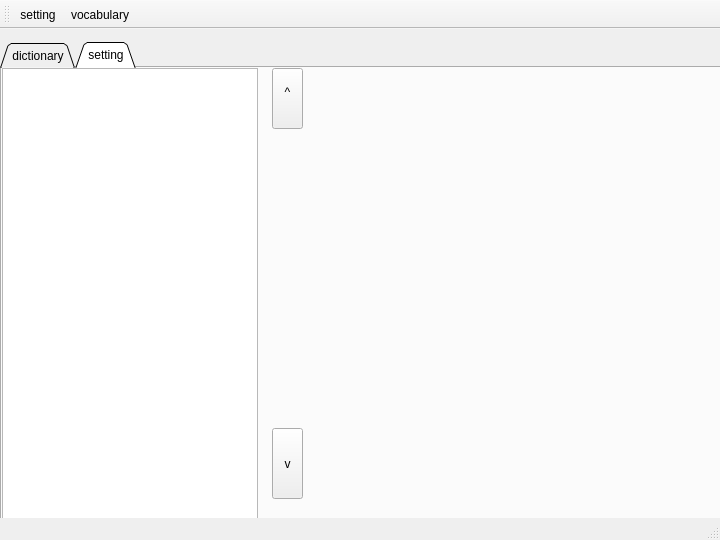
<?xml version="1.0" encoding="UTF-8"?>
<ui version="4.0">
 <class>MainWindow</class>
 <widget class="QMainWindow" name="MainWindow">
  <property name="geometry">
   <rect>
    <x>0</x>
    <y>0</y>
    <width>720</width>
    <height>540</height>
   </rect>
  </property>
  <property name="sizePolicy">
   <sizepolicy hsizetype="Expanding" vsizetype="Expanding">
    <horstretch>0</horstretch>
    <verstretch>0</verstretch>
   </sizepolicy>
  </property>
  <property name="windowTitle">
   <string>MainWindow</string>
  </property>
  <widget class="QWidget" name="centralWidget">
   <widget class="QTabWidget" name="tabWidget">
    <property name="geometry">
     <rect>
      <x>0</x>
      <y>13</y>
      <width>721</width>
      <height>561</height>
     </rect>
    </property>
    <property name="sizePolicy">
     <sizepolicy hsizetype="Maximum" vsizetype="Maximum">
      <horstretch>0</horstretch>
      <verstretch>0</verstretch>
     </sizepolicy>
    </property>
    <property name="focusPolicy">
     <enum>Qt::NoFocus</enum>
    </property>
    <property name="layoutDirection">
     <enum>Qt::LeftToRight</enum>
    </property>
    <property name="tabPosition">
     <enum>QTabWidget::North</enum>
    </property>
    <property name="tabShape">
     <enum>QTabWidget::Triangular</enum>
    </property>
    <property name="currentIndex">
     <number>1</number>
    </property>
    <widget class="QWidget" name="dictTab">
     <attribute name="title">
      <string>dictionary</string>
     </attribute>
     <widget class="QListView" name="indexListView">
      <property name="geometry">
       <rect>
        <x>-1</x>
        <y>0</y>
        <width>161</width>
        <height>400</height>
       </rect>
      </property>
      <property name="acceptDrops">
       <bool>false</bool>
      </property>
      <property name="toolTip">
       <string/>
      </property>
      <property name="accessibleName">
       <string/>
      </property>
      <property name="editTriggers">
       <set>QAbstractItemView::NoEditTriggers</set>
      </property>
     </widget>
     <widget class="QLineEdit" name="inputLineEdit">
      <property name="geometry">
       <rect>
        <x>440</x>
        <y>14</y>
        <width>181</width>
        <height>31</height>
       </rect>
      </property>
      <property name="readOnly">
       <bool>false</bool>
      </property>
     </widget>
     <widget class="QComboBox" name="srcLanComboBox">
      <property name="geometry">
       <rect>
        <x>180</x>
        <y>14</y>
        <width>101</width>
        <height>31</height>
       </rect>
      </property>
     </widget>
     <widget class="QComboBox" name="detLanComboBox">
      <property name="geometry">
       <rect>
        <x>330</x>
        <y>14</y>
        <width>101</width>
        <height>31</height>
       </rect>
      </property>
     </widget>
     <widget class="QPushButton" name="queryButton">
      <property name="geometry">
       <rect>
        <x>628</x>
        <y>14</y>
        <width>61</width>
        <height>31</height>
       </rect>
      </property>
      <property name="text">
       <string>Query</string>
      </property>
     </widget>
     <widget class="QLabel" name="label">
      <property name="geometry">
       <rect>
        <x>290</x>
        <y>21</y>
        <width>31</width>
        <height>17</height>
       </rect>
      </property>
      <property name="text">
       <string>-----&gt;</string>
      </property>
     </widget>
     <widget class="QTextEdit" name="dictTextEdit">
      <property name="geometry">
       <rect>
        <x>170</x>
        <y>60</y>
        <width>550</width>
        <height>340</height>
       </rect>
      </property>
      <property name="acceptDrops">
       <bool>false</bool>
      </property>
      <property name="readOnly">
       <bool>true</bool>
      </property>
     </widget>
     <widget class="QPushButton" name="moreButton">
      <property name="geometry">
       <rect>
        <x>615</x>
        <y>410</y>
        <width>71</width>
        <height>31</height>
       </rect>
      </property>
      <property name="text">
       <string>more</string>
      </property>
     </widget>
     <widget class="QPushButton" name="netdictButton">
      <property name="geometry">
       <rect>
        <x>506</x>
        <y>410</y>
        <width>71</width>
        <height>31</height>
       </rect>
      </property>
      <property name="text">
       <string>net dict</string>
      </property>
     </widget>
     <widget class="QPushButton" name="saveButton">
      <property name="geometry">
       <rect>
        <x>395</x>
        <y>410</y>
        <width>71</width>
        <height>31</height>
       </rect>
      </property>
      <property name="text">
       <string>save</string>
      </property>
     </widget>
     <widget class="QToolButton" name="pgupToolButton2">
      <property name="geometry">
       <rect>
        <x>4</x>
        <y>414</y>
        <width>25</width>
        <height>27</height>
       </rect>
      </property>
      <property name="text">
       <string>&lt;&lt;</string>
      </property>
     </widget>
     <widget class="QToolButton" name="pgupToolButton1">
      <property name="geometry">
       <rect>
        <x>40</x>
        <y>414</y>
        <width>25</width>
        <height>27</height>
       </rect>
      </property>
      <property name="text">
       <string>&lt;</string>
      </property>
     </widget>
     <widget class="QToolButton" name="pgdownToolButton1">
      <property name="geometry">
       <rect>
        <x>83</x>
        <y>414</y>
        <width>25</width>
        <height>27</height>
       </rect>
      </property>
      <property name="text">
       <string>&gt;</string>
      </property>
     </widget>
     <widget class="QToolButton" name="pgdownToolButton2">
      <property name="geometry">
       <rect>
        <x>120</x>
        <y>414</y>
        <width>25</width>
        <height>27</height>
       </rect>
      </property>
      <property name="text">
       <string>&gt;&gt;</string>
      </property>
     </widget>
    </widget>
    <widget class="QWidget" name="settingTab">
     <property name="enabled">
      <bool>true</bool>
     </property>
     <attribute name="title">
      <string>setting</string>
     </attribute>
     <widget class="QListWidget" name="dictListWidget">
      <property name="geometry">
       <rect>
        <x>0</x>
        <y>0</y>
        <width>256</width>
        <height>491</height>
       </rect>
      </property>
      <property name="toolTip">
       <string/>
      </property>
      <property name="editTriggers">
       <set>QAbstractItemView::NoEditTriggers</set>
      </property>
      <property name="showDropIndicator" stdset="0">
       <bool>false</bool>
      </property>
      <property name="dragEnabled">
       <bool>false</bool>
      </property>
      <property name="dragDropMode">
       <enum>QAbstractItemView::NoDragDrop</enum>
      </property>
     </widget>
     <widget class="QLabel" name="dictInfoLabel">
      <property name="geometry">
       <rect>
        <x>290</x>
        <y>90</y>
        <width>411</width>
        <height>221</height>
       </rect>
      </property>
      <property name="text">
       <string/>
      </property>
     </widget>
     <widget class="QToolButton" name="dictUpToolButton">
      <property name="geometry">
       <rect>
        <x>270</x>
        <y>0</y>
        <width>31</width>
        <height>61</height>
       </rect>
      </property>
      <property name="text">
       <string>^
</string>
      </property>
     </widget>
     <widget class="QToolButton" name="dictDownToolButton">
      <property name="geometry">
       <rect>
        <x>270</x>
        <y>360</y>
        <width>31</width>
        <height>71</height>
       </rect>
      </property>
      <property name="text">
       <string>v</string>
      </property>
     </widget>
    </widget>
   </widget>
  </widget>
  <widget class="QStatusBar" name="statusBar"/>
  <widget class="QToolBar" name="toolBar">
   <property name="windowTitle">
    <string>toolBar</string>
   </property>
   <attribute name="toolBarArea">
    <enum>TopToolBarArea</enum>
   </attribute>
   <attribute name="toolBarBreak">
    <bool>false</bool>
   </attribute>
   <addaction name="actionSetting"/>
   <addaction name="actionVocabulary"/>
  </widget>
  <action name="actionVocabulary">
   <property name="text">
    <string>vocabulary</string>
   </property>
   <property name="iconVisibleInMenu">
    <bool>true</bool>
   </property>
  </action>
  <action name="actionSetting">
   <property name="text">
    <string>setting</string>
   </property>
  </action>
 </widget>
 <layoutdefault spacing="6" margin="11"/>
 <resources/>
 <connections/>
</ui>
